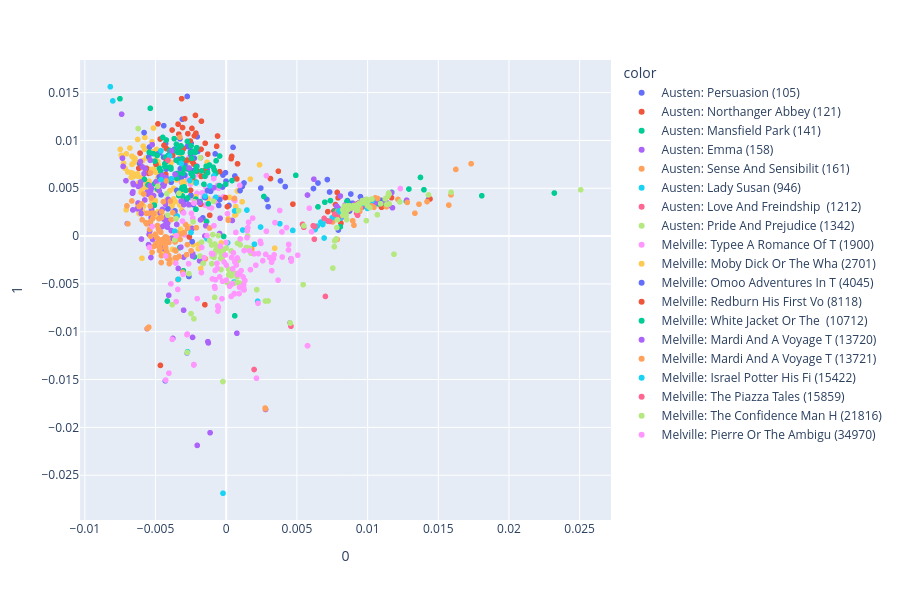

The cell this chart's notebook holds for it:
### Code cell
px.scatter(THETA_LOADINGS.reset_index(), 0, 1, 
           # size=DOCS.n_chars, 
           color=DOCS.book, 
           height=600, width=900)
